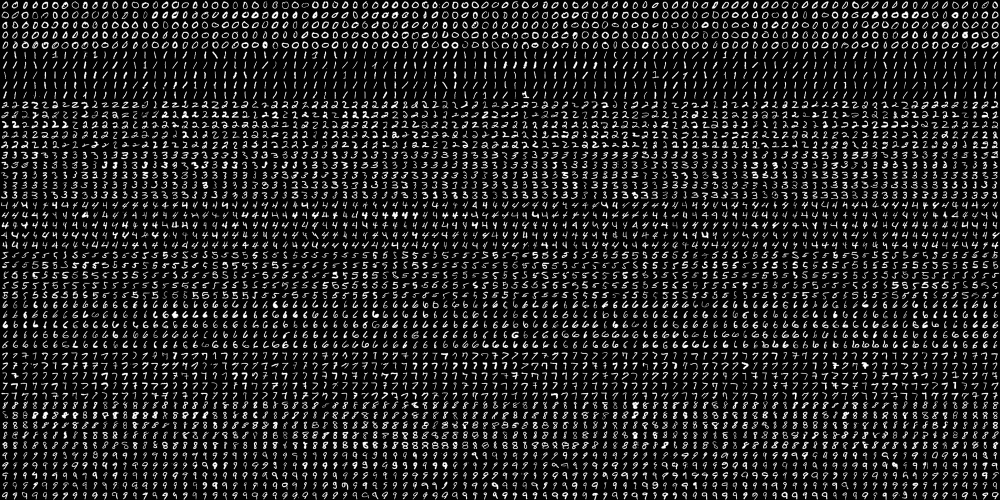
#> input picture ClassExamples/DigitRecognition/digits.png, 2000 x 1000 px (shown at 1/2 size)
$ jupyter execute --allow-errors 'Text recognition(Digits).ipynb'   (older library calls are emulated)
#> lines starting #> are read from the running program, lines starting #| are printed output that depends on the picture
[cell 1]
import numpy as np
import cv2
from matplotlib import pyplot as plt

img = cv2.imread('digits.png')
#> img is the input picture: shape (1000, 2000, 3); min 0, max 255, mean 33.8
gray = cv2.cvtColor(img,cv2.COLOR_BGR2GRAY)

# Now we split the image to 5000 cells, each 20x20 size
cells = [np.hsplit(row,100) for row in np.vsplit(gray,50)]
#> cells = 50 items

# Make it into a Numpy array. It size will be (50,100,20,20)
x = np.array(cells)

# Now we prepare train_data and test_data.
train = x[:,:80].reshape(-1,400).astype(np.float32) # Size = (2500,400)
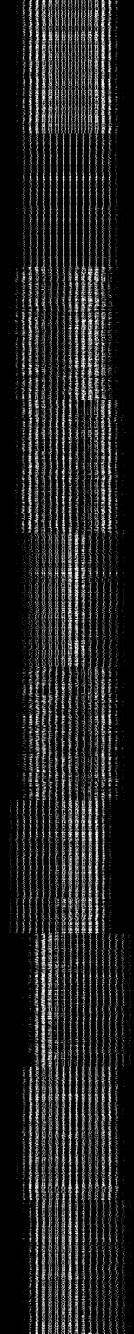
#> train: shape (4000, 400) float32 (shown at 1/3 size); min 0, max 255, mean 33.8
test = x[:,80:100].reshape(-1,400).astype(np.float32) # Size = (2500,400)
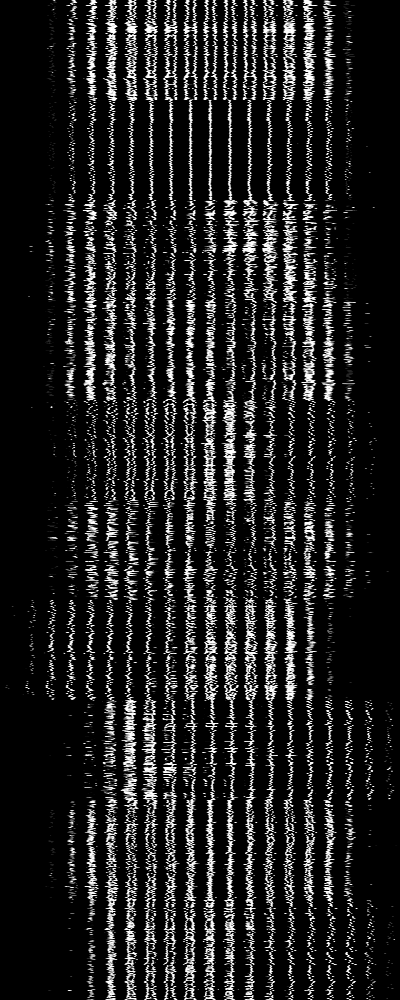
#> test: shape (1000, 400) float32; min 0, max 255, mean 33.8

# Create labels for train and test data
k = np.arange(10)
train_labels = np.repeat(k,400)[:,np.newaxis]
test_labels = train_labels.copy()

# Initiate kNN, train the data, then test it with test data for k=1
knn = cv2.ml.KNearest_create()
knn.train(train,cv2.ml.ROW_SAMPLE,train_labels)
ret,result,neighbours,dist = knn.findNearest(test,k=5)
#> ret = 0; result = 1000 values, max 9 at index 207, min 0 at index 0, mean 4.49; neighbours = 1000 rows, first 6: [0, 0, 0, 0, 0], [0, 0, 0, 0, 0], [0, 0, 0, 0, 0], [0, 0, 0, 0, 0], [0, 0, 0, 0, 0], [0, 0, 0, 6, 0]; dist = 1000 rows, first 6: [430600, 731285, 789201, 801937, 812828], [489274, 739782, 762639, 796790, 815569], [671950, 803454, 826697, 876264, 878325], [227089, 475447, 533024, 569428, 589569], [704219, 834644, 866364, 907330, 920254], [744444, 1343247, 1450887, 1472897, 1513172]

# Now we check the accuracy of classification
# For that, compare the result with test_labels and check which are wrong
#> (the rest of this cell did not finish here and is left out)

[cell 2]
from scipy import misc

img=misc.imread("image56.jpg")
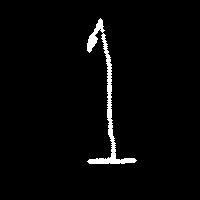
#> input picture ClassExamples/DigitRecognition/image56.jpg, 200 x 200 px
#> img is the input picture: shape (200, 200, 3); min 0, max 255, mean 6.5
img=misc.imresize(img,(20,20))
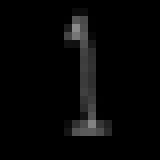
#> img: shape (20, 20, 3) (shown 8 times larger); min 0, max 138, mean 6.5
#################
#img = cv2.imread('test1.png')
gray = cv2.cvtColor(img,cv2.COLOR_BGR2GRAY)
#> gray: shape (20, 20)
y=np.array(gray).reshape(-1,400)
from sklearn import neighbors
kneigh=neighbors.KNeighborsClassifier()
kneigh.fit(train,train_labels.reshape(-1))
res=kneigh.predict(y)
#> res = [1]
res
#> Out = [1]
